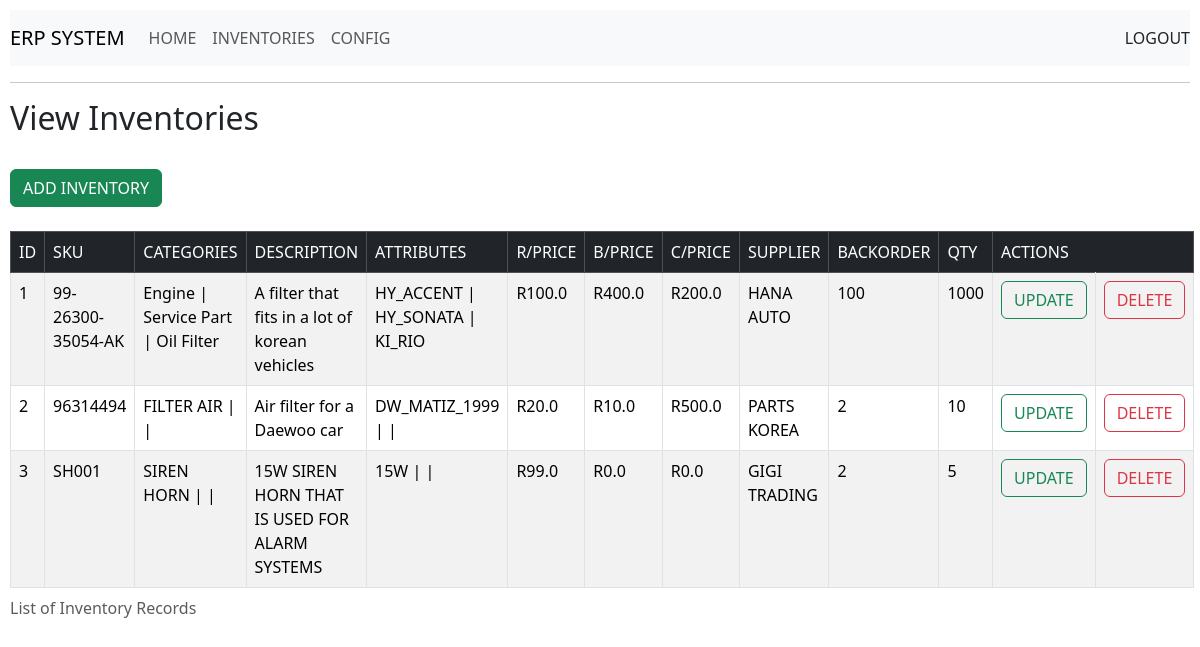
/view_inventories/, run on an earlier commit of the app's database.
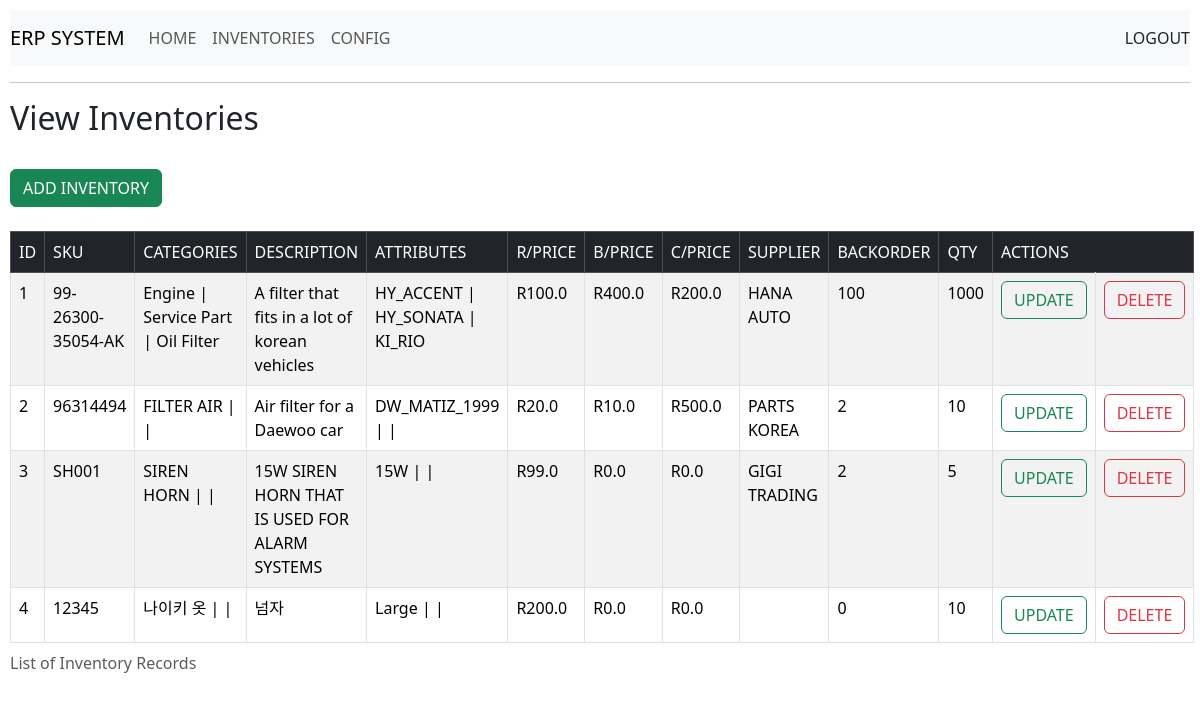
And on a later commit of the database.
### erp_system/models.py (models this page shows)
class Inventory(models.Model):
    id = models.AutoField(primary_key=True)
    sku = models.CharField(max_length=30, unique=True)
    category_1 = models.CharField(max_length=100)
    category_2 = models.CharField(max_length=100, blank=True)
    category_3 = models.CharField(max_length=100, blank=True)
    description = models.TextField(max_length=300, blank=True)
    attribute_1 = models.CharField(max_length=20,default="", blank=True)
    attribute_2 = models.CharField(max_length=20,default="", blank=True)
    attribute_3 = models.CharField(max_length=20,default="", blank=True)
    retail_price = models.FloatField(default=0.00)
    branch_price = models.FloatField(default=0.00)
    cost_price = models.FloatField(default=0.00)
    supplier_name = models.CharField(max_length=20,default="", blank=True)
    backorder_qty = models.IntegerField(default=0)
    stock_available = models.IntegerField(default=0)

### erp_system/views.py (the view)
# urls.py: path('view_inventories/', views.view_inventories, name='view_inventories'), # Inventory records view
def view_inventories(request):
    latest_inventory_list = Inventory.objects.order_by('id')
    context = {'latest_inventory_list':latest_inventory_list}
    return render(request, 'inventories/view_inventories.html', context)

### erp_system/templates/inventories/view_inventories.html (shortened to what this page needs)
{% extends "header.html" %}
{% block content %}
<h2> View Inventories</h2>
<br />
<form id="add_inventory" action="{% url 'erp_system:add_inventory'%}" method="post">
    <input class="btn btn-success" type="submit" form="add_inventory" value="ADD INVENTORY">
</form>
<br />
<table class="table table-striped table-hover table-bordered">
    <caption>List of Inventory Records</caption>
    <thead>
    <tr class="table-dark">
        <td>ID</td>
        <td>SKU</td>
        <td>CATEGORIES</td>
        <td>DESCRIPTION</td>
        <td>ATTRIBUTES</td>
        <td>R/PRICE</td>
        <td>B/PRICE</td>
        <td>C/PRICE</td>
        <td>SUPPLIER</td>
        <td>BACKORDER</td>
        <td>QTY</td>
        <td colspan="2">ACTIONS</td>
    </tr>
    </thead>
    <tbody>
    {% for inventory in latest_inventory_list %}
    <tr>
        <td>{{ forloop.counter }}</td>
        <td>{{ inventory.sku }}</td>
        <td>{{ inventory.category_1 }} | {{ inventory.category_2 }} | {{ inventory.category_3 }}</td>
        <td>{{ inventory.description }}</td>
        <td>{{ inventory.attribute_1 }} | {{ inventory.attribute_2 }} | {{ inventory.attribute_3 }}</td>
        <td>R{{ inventory.retail_price }}</td>
        <td>R{{ inventory.branch_price }}</td>
        <td>R{{ inventory.cost_price }}</td>
        <td>{{ inventory.supplier_name }}</td>
        <td>{{ inventory.backorder_qty }}</td>
        <td>{{ inventory.stock_available }}</td>
        <td><a href="{% url 'erp_system:edit_inventory' inventory.id %}"><input class="btn btn-outline-success" type="submit" value="UPDATE" ></a></td>
        <td><a href="{% url 'erp_system:delete_inventory' inventory.id %}"><input class="btn btn-outline-danger" type="submit" value="DELETE" ></a></td>
    </tr>
    {% endfor %}
</tbody>
</table>
{% endblock %}

### erp_system/templates/header.html (shortened to what this page needs)
<!DOCTYPE html>
<head>
<link href="https://cdn.jsdelivr.net/npm/bootstrap@5.3.2/dist/css/bootstrap.min.css" rel="stylesheet">
</head>
<body>
<nav class="navbar navbar-expand-lg bg-body-tertiary">
    <a class="navbar-brand" href="#">ERP SYSTEM</a>
    <div class="collapse navbar-collapse" id="navbarSupportedContent">
        <ul class="navbar-nav me-auto mb-2 mb-lg-0">
          <li class="nav-item">
            <a class="nav-link" href="/index/">HOME</a>
          </li>
          <li class="nav-item">
            <a class="nav-link" href="/view_inventories/">INVENTORIES</a>
          </li>
          <li class="nav-item">
            <a class="nav-link" href="/view_users/">CONFIG</a>
          </li>
        </ul>
        <a align="right" class="nav-link" href="/">LOGOUT</a>
      </div>
</nav>
<hr>
{% block content %}
{% endblock %}
</body>

### erp_system/templates/header.html (style rules this page uses)
body { padding: 10px; box-sizing: border-box; }

What changed in the data, as far as the page shows it:
added Inventory: sku "12345", category_1 "나이키 옷", description "넘자", attribute_1 "Large", retail_price "200.0", branch_price "0.0", cost_price "0.0", backorder_qty "0", stock_available "10"
